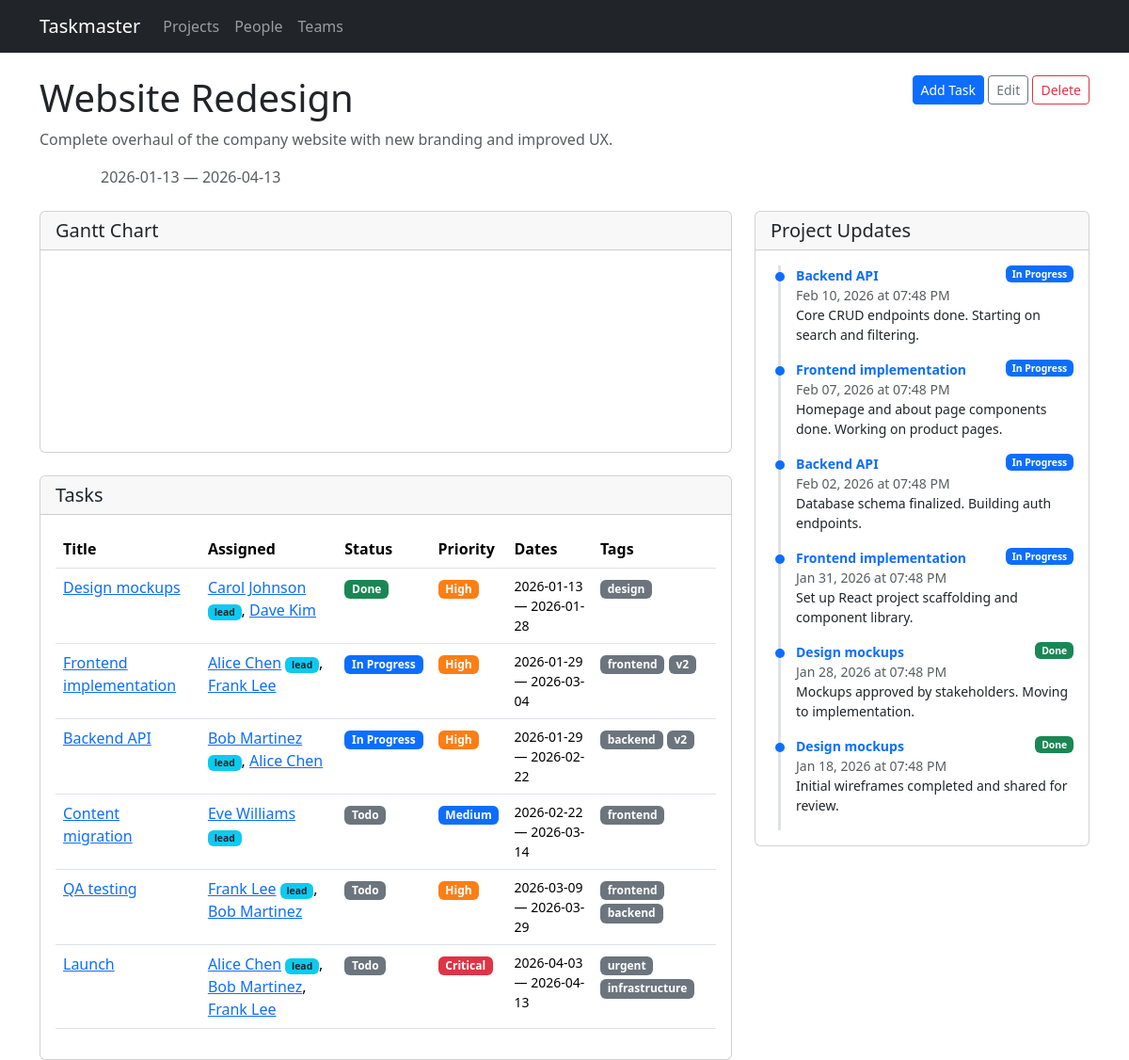
The page /projects/1 on the database as committed earlier.
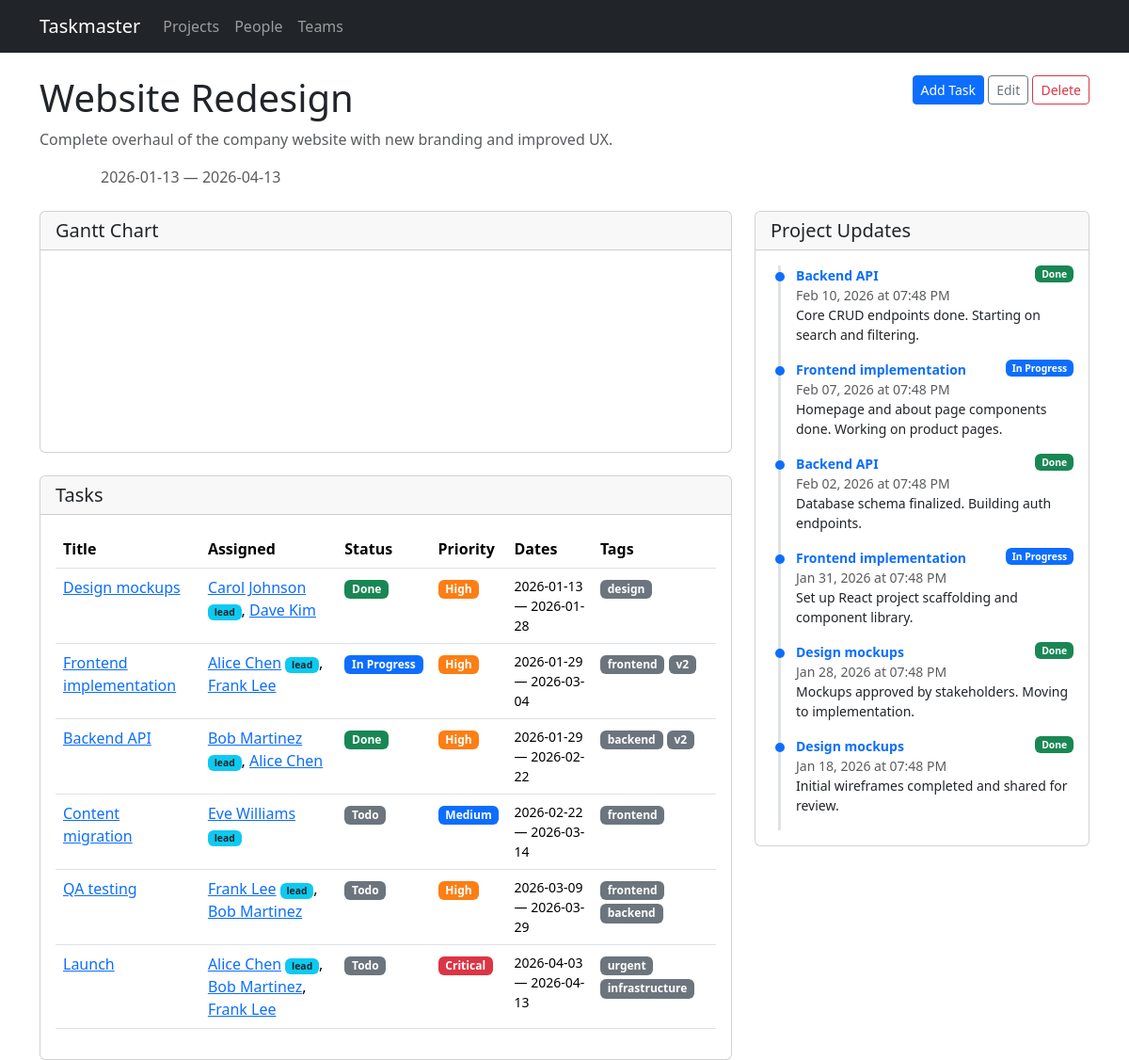
The same page on the database as committed later.
### models.py (models this page shows, shortened)
class Project(db.Model):
    id = db.Column(db.Integer, primary_key=True)
    name = db.Column(db.String(200), nullable=False)
    description = db.Column(db.Text)
    start_date = db.Column(db.Date)
    end_date = db.Column(db.Date)
    status = db.Column(db.String(20), default='active')  # active, completed, on_hold
    tasks = db.relationship('Task', backref='project', lazy=True, cascade='all, delete-orphan')

class Task(db.Model):
    id = db.Column(db.Integer, primary_key=True)
    title = db.Column(db.String(200), nullable=False)
    description = db.Column(db.Text)
    project_id = db.Column(db.Integer, db.ForeignKey('project.id'), nullable=False)
    start_date = db.Column(db.Date, nullable=False)
    end_date = db.Column(db.Date, nullable=False)
    status = db.Column(db.String(20), default='todo')  # todo, in_progress, done
    priority = db.Column(db.String(20), default='medium')  # low, medium, high, critical
    assignments = db.relationship('TaskAssignment', backref='task', lazy=True,
                                   cascade='all, delete-orphan')
    tags = db.relationship('Tag', secondary=task_tags, backref=db.backref('tasks', lazy=True))
    status_updates = db.relationship('StatusUpdate', backref='task', lazy=True,
                                     order_by='StatusUpdate.created_at.desc()',
                                     cascade='all, delete-orphan')
    dependencies = db.relationship(
        'Task',
        secondary='task_dependency',
        primaryjoin='Task.id == TaskDependency.task_id',
        secondaryjoin='Task.id == TaskDependency.depends_on_id',
        backref=db.backref('dependents', lazy=True),
        lazy=True,
    )
    @property
    def lead(self):
        for a in self.assignments:
            if a.is_lead:
                return a.person
        return None
    @property
    def assignees(self):
        return [a.person for a in self.assignments]

class Person(db.Model):
    id = db.Column(db.Integer, primary_key=True)
    name = db.Column(db.String(120), nullable=False)
    email = db.Column(db.String(120))
    team_id = db.Column(db.Integer, db.ForeignKey('team.id'))
    assignments = db.relationship('TaskAssignment', backref='person', lazy=True)

class Tag(db.Model):
    id = db.Column(db.Integer, primary_key=True)
    name = db.Column(db.String(50), unique=True, nullable=False)

class StatusUpdate(db.Model):
    id = db.Column(db.Integer, primary_key=True)
    task_id = db.Column(db.Integer, db.ForeignKey('task.id'), nullable=False)
    content = db.Column(db.Text, nullable=False)
    created_at = db.Column(db.DateTime, default=datetime.utcnow)
    mentions = db.relationship('Person', secondary=status_update_mentions,
                               backref=db.backref('mentioned_in', lazy=True))

### routes/projects.py (the view)
@bp.route('/projects/<int:id>')
def detail(id):
    project = Project.query.get_or_404(id)
    task_ids = [t.id for t in project.tasks]
    all_updates = StatusUpdate.query.filter(
        StatusUpdate.task_id.in_(task_ids)
    ).order_by(StatusUpdate.created_at.desc()).all() if task_ids else []
    return render_template('projects/detail.html', project=project,
                           all_updates=all_updates)

### templates/projects/detail.html (shortened to what this page needs)
{% extends "base.html" %}
{% block content %}
<div class="d-flex justify-content-between align-items-start mb-3">
    <div>
        <h1>{{ project.name }}</h1>
        {% if project.description %}
        <p class="text-muted">{{ project.description }}</p>
        {% endif %}
        <div class="mb-2">
            <span class="badge badge-{{ project.status }}">{{ project.status | replace('_', ' ') | title }}</span>
            {% if project.start_date %}<span class="text-muted ms-2">{{ project.start_date }}</span>{% endif %}
            {% if project.end_date %}<span class="text-muted"> &mdash; {{ project.end_date }}</span>{% endif %}
        </div>
    </div>
    <div>
        <a href="{{ url_for('tasks.new_task', project_id=project.id) }}" class="btn btn-primary btn-sm">Add Task</a>
        <a href="{{ url_for('projects.edit_project', id=project.id) }}" class="btn btn-outline-secondary btn-sm">Edit</a>
        <form method="post" action="{{ url_for('projects.delete_project', id=project.id) }}" class="d-inline"
              onsubmit="return confirm('Delete this project and all its tasks?')">
            <button type="submit" class="btn btn-outline-danger btn-sm">Delete</button>
        </form>
    </div>
</div>
<div class="row g-4">
<div class="col-lg-8">
    {% if project.tasks %}
    <div class="card mb-4">
        <div class="card-header">
            <h5 class="mb-0">Gantt Chart</h5>
        </div>
        <div class="card-body gantt-container">
            <svg id="gantt"></svg>
        </div>
    </div>
    <div class="card">
        <div class="card-header"><h5 class="mb-0">Tasks</h5></div>
        <div class="card-body">
            <div class="table-responsive">
                <table class="table table-hover">
                    <thead>
                        <tr>
                            <th>Title</th>
                            <th>Assigned</th>
                            <th>Status</th>
                            <th>Priority</th>
                            <th>Dates</th>
                            <th>Tags</th>
                        </tr>
                    </thead>
                    <tbody>
                        {% for task in project.tasks %}
                        <tr>
                            <td><a href="{{ url_for('tasks.detail', id=task.id) }}">{{ task.title }}</a></td>
                            <td>
                                {% if task.assignees %}
                                    {% for person in task.assignees %}
                                    <a href="{{ url_for('people.detail', id=person.id) }}">{{ person.name }}</a>{% if task.lead and person.id == task.lead.id %} <span class="badge bg-info text-dark" style="font-size:0.65em">lead</span>{% endif %}{% if not loop.last %}, {% endif %}
                                    {% endfor %}
                                {% else %}
                                <span class="text-muted">Unassigned</span>
                                {% endif %}
                            </td>
                            <td><span class="badge badge-{{ task.status }}">{{ task.status | replace('_', ' ') | title }}</span></td>
                            <td><span class="badge badge-{{ task.priority }}">{{ task.priority | title }}</span></td>
                            <td class="small">{{ task.start_date }} &mdash; {{ task.end_date }}</td>
                            <td>
                                {% for tag in task.tags %}
                                <span class="badge bg-secondary">{{ tag.name }}</span>
                                {% endfor %}
                            </td>
                        </tr>
                        {% endfor %}
                    </tbody>
                </table>
            </div>
        </div>
    </div>
    {% else %}
    <div class="text-center py-5">
        <p class="text-muted">No tasks yet.</p>
        <a href="{{ url_for('tasks.new_task', project_id=project.id) }}" class="btn btn-primary">Add the first task</a>
    </div>
    {% endif %}
</div>
<div class="col-lg-4">
    <div class="card" style="position: sticky; top: 1rem;">
        <div class="card-header"><h5 class="mb-0">Project Updates</h5></div>
        <div class="card-body" style="max-height: 80vh; overflow-y: auto;">
            {% if all_updates %}
            <div class="status-timeline">
                {% for update in all_updates %}
                <div class="update-item">
                    <div class="d-flex justify-content-between align-items-start">
                        <a href="{{ url_for('tasks.detail', id=update.task.id) }}" class="fw-semibold small text-decoration-none">{{ update.task.title }}</a>
                        <span class="badge badge-{{ update.task.status }}" style="font-size:0.65em">{{ update.task.status | replace('_', ' ') | title }}</span>
                    </div>
                    <div class="text-muted small">{{ update.created_at.strftime('%b %d, %Y at %I:%M %p') }}</div>
                    <div class="small">{{ update.content|render_mentions }}</div>
                </div>
                {% endfor %}
            </div>
            {% else %}
            <p class="text-muted mb-0 small">No updates yet. Add status updates from individual task pages.</p>
            {% endif %}
        </div>
    </div>
</div>
</div>
{% endblock %}

### templates/base.html (shortened to what this page needs)
<!DOCTYPE html>
<html lang="en">
<head>
    <link href="https://cdn.jsdelivr.net/npm/bootstrap@5.3.3/dist/css/bootstrap.min.css" rel="stylesheet">
    <link rel="stylesheet" href="https://cdn.jsdelivr.net/npm/frappe-gantt@0.6.1/dist/frappe-gantt.min.css">
    <link rel="stylesheet" href="{{ url_for('static', filename='style.css') }}">
</head>
<body>
    <nav class="navbar navbar-expand-lg navbar-dark bg-dark">
        <div class="container">
            <a class="navbar-brand" href="{{ url_for('index') }}">Taskmaster</a>
            <div class="collapse navbar-collapse" id="navbarNav">
                <ul class="navbar-nav">
                    <li class="nav-item">
                        <a class="nav-link" href="{{ url_for('projects.list_projects') }}">Projects</a>
                    </li>
                    <li class="nav-item">
                        <a class="nav-link" href="{{ url_for('people.list_people') }}">People</a>
                    </li>
                    <li class="nav-item">
                        <a class="nav-link" href="{{ url_for('teams.list_teams') }}">Teams</a>
                    </li>
                </ul>
            </div>
        </div>
    </nav>
    <main class="container mt-4">
        {% block content %}{% endblock %}
    </main>
</body>
</html>

### static/style.css (style rules this page uses)
.badge-medium { background-color: #0d6efd; }
.badge-high { background-color: #fd7e14; }
.badge-critical { background-color: #dc3545; }
.badge-todo { background-color: #6c757d; }
.badge-in_progress { background-color: #0d6efd; }
.badge-done { background-color: #198754; }
.status-timeline { border-left: 3px solid #dee2e6; padding-left: 1rem; margin-left: 0.5rem; }
.status-timeline .update-item { position: relative; padding-bottom: 1rem; }
.status-timeline .update-item::before { content: ''; position: absolute; left: -1.35rem; top: 0.4rem; width: 10px; height: 10px; border-radius: 50%; background: #0d6efd; }
.gantt-container { overflow-x: auto; margin: 1rem 0; }

Rows that differ between the two databases and show on the page:
changed Task "Backend API": status "In Progress" → "Done"
changed through a linked row, StatusUpdate "Feb 10, 2026 at 07:48 PM": task.status "In Progress" → "Done"
changed through a linked row, StatusUpdate "Feb 02, 2026 at 07:48 PM": task.status "In Progress" → "Done"
